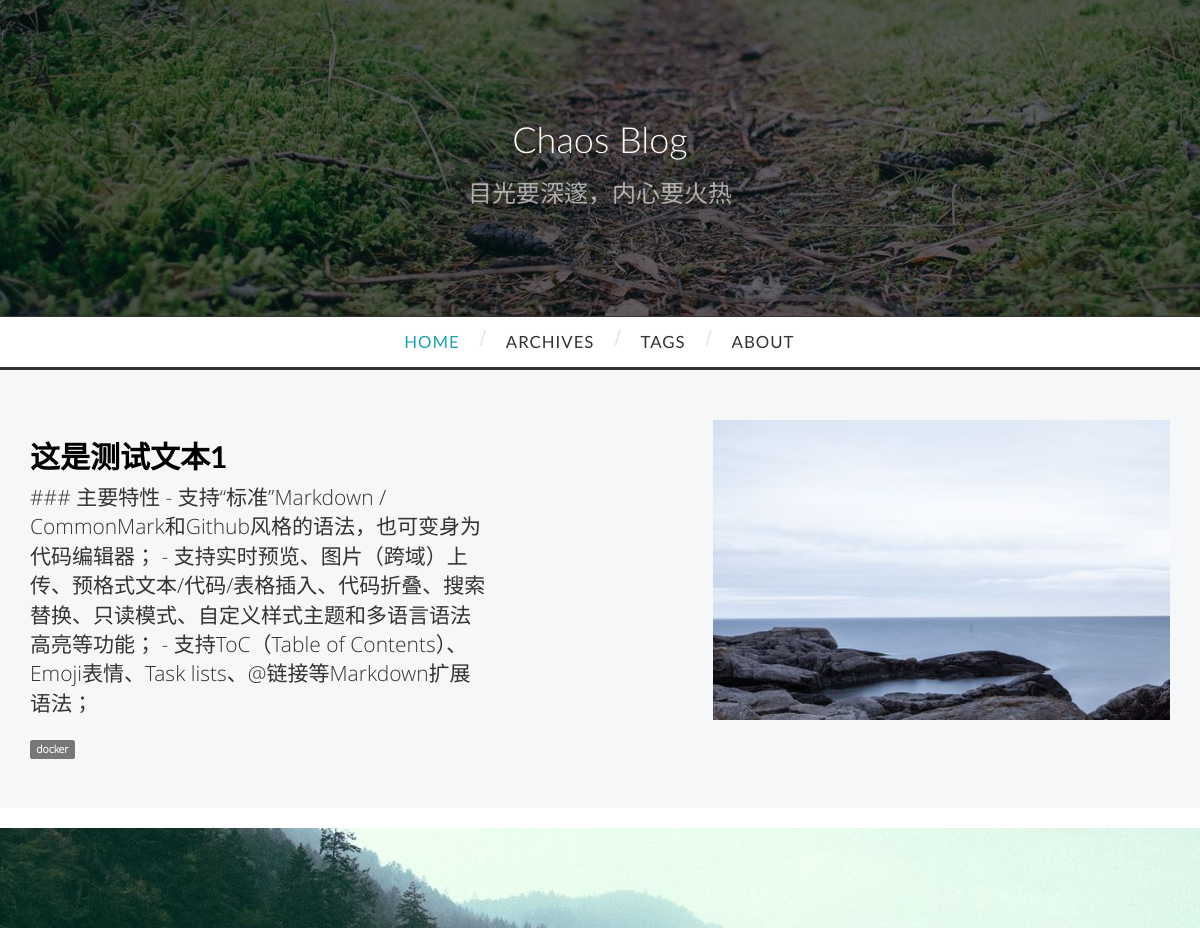
Before: / with the older database file.
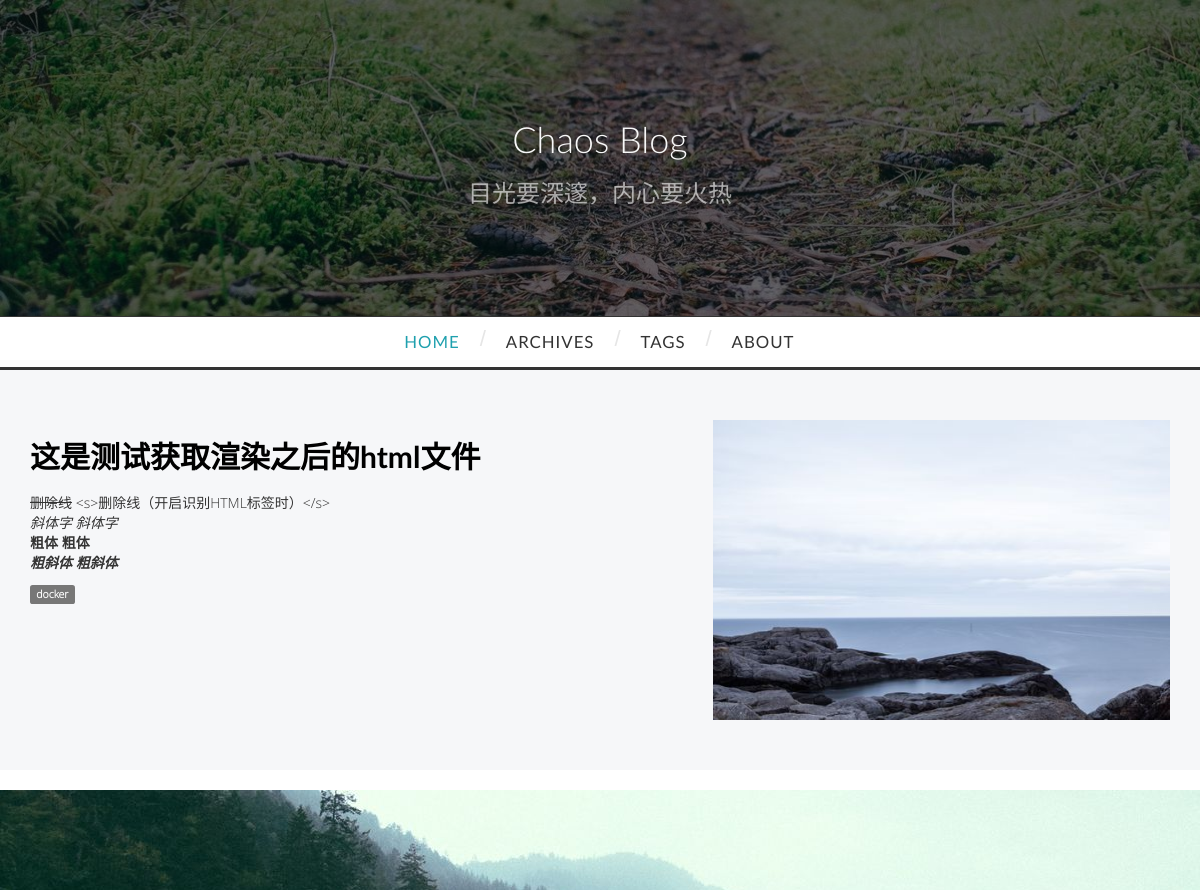
After: the same page with the newer database file.
### models/topic.py (models this page shows, shortened)
class Topics(db.Model):
	__tablename__ = 'topics'
	title = db.Column(db.String(50))
	id = db.Column(db.Integer, primary_key=True)
	content = db.Column(db.Text)
	author_id = db.Column(db.Integer)
	tag_id = db.Column(db.Integer, db.ForeignKey('tags.id'))
	pic_url = db.Column(db.String(200))
	createTime = db.Column(db.DateTime)
	def __init__(self):
		self.createTime = datetime.datetime.now()
		self.author_id = '1'

### models/tags.py (models this page shows, shortened)
class Tags(db.Model):
	__tablename__ = 'tags'
	id = db.Column(db.Integer, primary_key=True)
	tag_name = db.Column(db.String(20))
	topic = db.relationship(
		'Topics',
		backref='tag',
		lazy='dynamic',
	)

### view_fun/index.py (the view)
@index_blueprint.route('/',methods=['GET'])
def index():
	topic = Topics()
	topicList = topic.query.order_by('createTime').limit(4)
	path = os.path.join(basedir, 'static/img/randomPic')
	picLs = os.listdir(path)
	ranPicLs = random.sample(picLs, 4)
	for i, p in zip(topicList, ranPicLs):
		i.pic_url = p
	return render_template('index/index.html', topicList=topicList)

### app.py (called while the page is built)
def createApp():
	app = Flask(__name__)
	sysstr = platform.system()
	if sysstr == 'Linux':
		app.config.from_object(ProdConfig)
	else:
		app.config.from_object(DevConfig)
	Bootstrap(app)
	db.init_app(app)
	login_opt.init_app(app)
	app.register_blueprint(index)
	app.register_blueprint(admin)
	@app.before_request
	def create_data():
		db.create_all()
	if not app.debug:
		import logging
		from logging.handlers import RotatingFileHandler
		fileHandler = RotatingFileHandler('logfile/Myblog.log', mode='a', maxBytes=1*1024*1024, backupCount=10)
		formatStr = '%(asctime)s %(levelname)s: %(message)s [%(pathname)s:%(lineno)d]'
		logFormate = logging.Formatter(formatStr)
		fileHandler.setFormatter(logFormate)
		app.logger.setLevel(logging.INFO)
		fileHandler.setLevel(logging.INFO)
		app.logger.addHandler(fileHandler)
		app.logger.info('Myblog startup')
	return app

### templates/index/index.html (shortened to what this page needs)
{% extends "base.html" %}
{% block page_content %}
  {{ super() }}
    {% for i in topicList %}
      {% if loop.index in [1, 3] %}
        <div class="content-section-right">
        <div class="container">
          <div class="row">
            <div class="col-lg-5 col-sm-6  center-block">
              <h2 class="section-heading">
                <a href="{{url_for('index.detail', topicId=i.id)}}">{{i.title}}</a>
              </h2>
              <p class="lead">{{i.content[:200]|safe}}</p>
              <span class="label label-default">{{i.tag.tag_name}}</span>
            </div>
            <div class="col-lg-5 col-lg-offset-2 col-sm-6">
              <img class="img-responsive random-image" src="{{url_for('index.picLoad', file=i.pic_url)}}" alt="no pic">
            </div>
          </div>
        </div>
        </div>
      {% endif %}
      {% endfor %}
{% endblock %}

Changed rows visible on the page:
removed Topics: title "这是测试文本1", content "### 主要特性 - 支持“标准”Markdown / CommonMark和Github风格的语法，也可变身为代码编辑器； - 支持实时预览、图片（跨域）上传、预格式文本/代码/表格插入、代码折叠、搜索替换、只读模式、自定义样式主题和多语言语法高亮等功能； - 支持ToC（Table of Contents）、Emoji表情、Task lists、@链接等Markdown扩展语法；", tag.tag_name "docker"
added Topics: title "这是测试获取渲染之后的html文件", content "删除线 <s>删除线（开启识别HTML标签时）</s> 斜体字 斜体字 粗体 粗体 粗斜体 粗斜体", tag.tag_name "docker"
